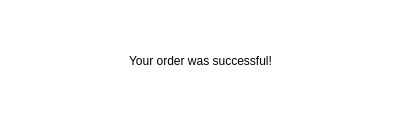
<?xml version="1.0" encoding="UTF-8"?>
<ui version="4.0">
 <class>orderSuccess</class>
 <widget class="QWidget" name="orderSuccess">
  <property name="geometry">
   <rect>
    <x>0</x>
    <y>0</y>
    <width>400</width>
    <height>124</height>
   </rect>
  </property>
  <property name="windowTitle">
   <string>Form</string>
  </property>
  <property name="styleSheet">
   <string notr="true">background-color: rgb(255, 255, 255);</string>
  </property>
  <widget class="QLabel" name="label">
   <property name="geometry">
    <rect>
     <x>20</x>
     <y>30</y>
     <width>361</width>
     <height>61</height>
    </rect>
   </property>
   <property name="styleSheet">
    <string notr="true">font: 75 16pt &quot;Consolas&quot;;
color: rgb(0, 0, 0);</string>
   </property>
   <property name="text">
    <string>Your order was successful!</string>
   </property>
   <property name="alignment">
    <set>Qt::AlignCenter</set>
   </property>
  </widget>
 </widget>
 <resources/>
 <connections/>
</ui>
